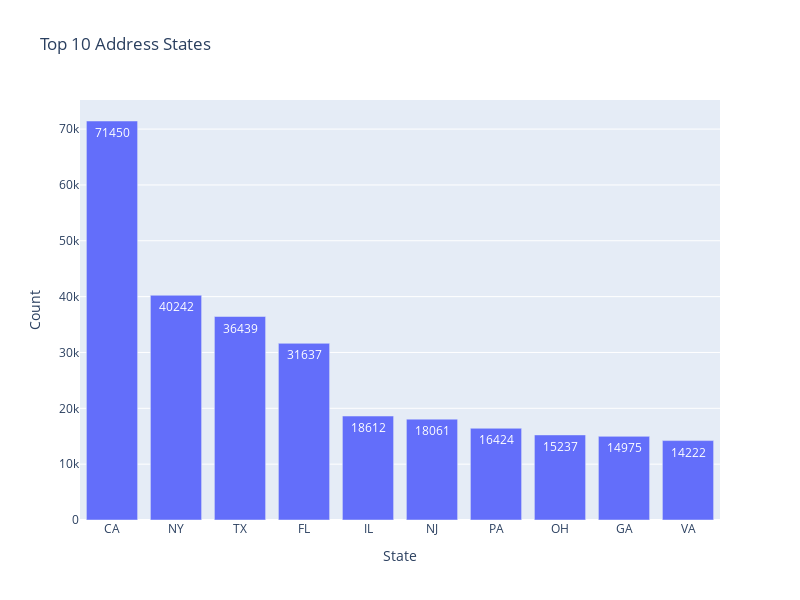

Notebook source saved alongside this figure:
### Code cell
# Get the Top 10 addr_state by frequency
top_10_addr_state = data['addr_state'].value_counts().nlargest(10).reset_index()
top_10_addr_state.columns = ['addr_state', 'count']

# Create the bar chart using Plotly
fig = px.bar(top_10_addr_state, 
             x='addr_state', 
             y='count', 
             title='Top 10 Address States',
             labels={'addr_state': 'State', 'count': 'Count'},
             text='count',
             width=800,  # width of the figure
             height=600)  # height of the figure

# Show the bar chart
fig.show()

### Figure 1 — Plotly figure (JSON) as saved in the notebook; plotly's stock layout.template omitted (floating-point values rounded to 4 significant figures)
{"data": [{"alignmentgroup": "True", "hovertemplate": "State=%{x}<br>Count=%{text}<extra></extra>", "legendgroup": "", "marker": {"color": "#636efa", "pattern": {"shape": ""}}, "name": "", "offsetgroup": "", "orientation": "v", "showlegend": false, "text": [71450, 40242, 36439, 31637, 18612, 18061, 16424, 15237, 14975, 14222], "textposition": "auto", "type": "bar", "x": ["CA", "NY", "TX", "FL", "IL", "NJ", "PA", "OH", "GA", "VA"], "xaxis": "x", "y": [71450, 40242, 36439, 31637, 18612, 18061, 16424, 15237, 14975, 14222], "yaxis": "y"}], "layout": {"barmode": "relative", "height": 600, "legend": {"tracegroupgap": 0}, "title": {"text": "Top 10 Address States"}, "width": 800, "xaxis": {"anchor": "y", "domain": [0, 1], "title": {"text": "State"}}, "yaxis": {"anchor": "x", "domain": [0, 1], "title": {"text": "Count"}}}}
